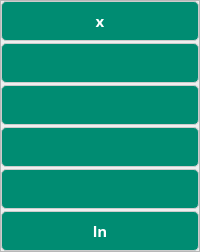
                 <widget class="QFrame" name="frame">
                  <property name="sizePolicy">
                   <sizepolicy hsizetype="Preferred" vsizetype="Expanding">
                    <horstretch>0</horstretch>
                    <verstretch>0</verstretch>
                   </sizepolicy>
                  </property>
                  <property name="styleSheet">
                   <string notr="true">QPushButton:hover {
background-color: rgb(170, 0, 0);
}</string>
                  </property>
                  <property name="frameShape">
                   <enum>QFrame::StyledPanel</enum>
                  </property>
                  <property name="frameShadow">
                   <enum>QFrame::Raised</enum>
                  </property>
                  <property name="lineWidth">
                   <number>1</number>
                  </property>
                  <layout class="QVBoxLayout" name="verticalLayout_2">
                   <property name="spacing">
                    <number>2</number>
                   </property>
                   <property name="sizeConstraint">
                    <enum>QLayout::SetDefaultConstraint</enum>
                   </property>
                   <property name="leftMargin">
                    <number>0</number>
                   </property>
                   <property name="topMargin">
                    <number>0</number>
                   </property>
                   <property name="rightMargin">
                    <number>0</number>
                   </property>
                   <property name="bottomMargin">
                    <number>0</number>
                   </property>
                   <item>
                    <widget class="QPushButton" name="btn_x">
                     <property name="sizePolicy">
                      <sizepolicy hsizetype="Minimum" vsizetype="Expanding">
                       <horstretch>0</horstretch>
                       <verstretch>0</verstretch>
                      </sizepolicy>
                     </property>
                     <property name="minimumSize">
                      <size>
                       <width>0</width>
                       <height>40</height>
                      </size>
                     </property>
                     <property name="maximumSize">
                      <size>
                       <width>16777215</width>
                       <height>16777215</height>
                      </size>
                     </property>
                     <property name="sizeIncrement">
                      <size>
                       <width>0</width>
                       <height>0</height>
                      </size>
                     </property>
                     <property name="font">
                      <font>
                       <family>Segoe UI Variable Text</family>
                       <pointsize>11</pointsize>
                       <weight>75</weight>
                       <bold>true</bold>
                      </font>
                     </property>
                     <property name="styleSheet">
                      <string notr="true">QPushButton {

background-color: #008C72;
border-radius: 5px;
border: 1px solid #CCCCCC;
color: #ffffff;

}

QPushButton:hover {
	
	background-color: #47AC99;
}</string>
                     </property>
                     <property name="text">
                      <string>x</string>
                     </property>
                     <property name="iconSize">
                      <size>
                       <width>20</width>
                       <height>20</height>
                      </size>
                     </property>
                    </widget>
                   </item>
                   <item>
                    <widget class="QPushButton" name="btn_squared">
                     <property name="sizePolicy">
                      <sizepolicy hsizetype="Minimum" vsizetype="Expanding">
                       <horstretch>0</horstretch>
                       <verstretch>0</verstretch>
                      </sizepolicy>
                     </property>
                     <property name="minimumSize">
                      <size>
                       <width>0</width>
                       <height>40</height>
                      </size>
                     </property>
                     <property name="maximumSize">
                      <size>
                       <width>16777215</width>
                       <height>16777215</height>
                      </size>
                     </property>
                     <property name="styleSheet">
                      <string notr="true">QPushButton {

background-color: #008C72;
border-radius: 5px;
border: 1px solid #CCCCCC;
color: #ffffff;

}

QPushButton:hover {
	
	background-color: #47AC99;
}</string>
                     </property>
                     <property name="text">
                      <string/>
                     </property>
                     <property name="icon">
                      <iconset>
                       <normaloff>media/squared.png</normaloff>media/squared.png</iconset>
                     </property>
                     <property name="iconSize">
                      <size>
                       <width>18</width>
                       <height>20</height>
                      </size>
                     </property>
                     <property name="flat">
                      <bool>false</bool>
                     </property>
                    </widget>
                   </item>
                   <item>
                    <widget class="QPushButton" name="btn_cubed">
                     <property name="sizePolicy">
                      <sizepolicy hsizetype="Minimum" vsizetype="Expanding">
                       <horstretch>0</horstretch>
                       <verstretch>0</verstretch>
                      </sizepolicy>
                     </property>
                     <property name="minimumSize">
                      <size>
                       <width>0</width>
                       <height>40</height>
                      </size>
                     </property>
                     <property name="styleSheet">
                      <string notr="true">QPushButton {

background-color: #008C72;
border-radius: 5px;
border: 1px solid #CCCCCC;
color: #ffffff;

}

QPushButton:hover {
	
	background-color: #47AC99;
}</string>
                     </property>
                     <property name="text">
                      <string/>
                     </property>
                     <property name="icon">
                      <iconset>
                       <normaloff>media/cubed.png</normaloff>media/cubed.png</iconset>
                     </property>
                     <property name="iconSize">
                      <size>
                       <width>18</width>
                       <height>20</height>
                      </size>
                     </property>
                    </widget>
                   </item>
                   <item>
                    <widget class="QPushButton" name="btn_elevar">
                     <property name="sizePolicy">
                      <sizepolicy hsizetype="Minimum" vsizetype="Expanding">
                       <horstretch>0</horstretch>
                       <verstretch>0</verstretch>
                      </sizepolicy>
                     </property>
                     <property name="minimumSize">
                      <size>
                       <width>0</width>
                       <height>40</height>
                      </size>
                     </property>
                     <property name="styleSheet">
                      <string notr="true">QPushButton {

background-color: #008C72;
border-radius: 5px;
border: 1px solid #CCCCCC;
color: #ffffff;

}

QPushButton:hover {
	
	background-color: #47AC99;
}</string>
                     </property>
                     <property name="text">
                      <string/>
                     </property>
                     <property name="icon">
                      <iconset>
                       <normaloff>media/xn.png</normaloff>media/xn.png</iconset>
                     </property>
                     <property name="iconSize">
                      <size>
                       <width>18</width>
                       <height>20</height>
                      </size>
                     </property>
                    </widget>
                   </item>
                   <item>
                    <widget class="QPushButton" name="btn_root">
                     <property name="sizePolicy">
                      <sizepolicy hsizetype="Minimum" vsizetype="Expanding">
                       <horstretch>0</horstretch>
                       <verstretch>0</verstretch>
                      </sizepolicy>
                     </property>
                     <property name="minimumSize">
                      <size>
                       <width>0</width>
                       <height>40</height>
                      </size>
                     </property>
                     <property name="font">
                      <font>
                       <family>Segoe UI Variable Text</family>
                       <weight>75</weight>
                       <bold>true</bold>
                      </font>
                     </property>
                     <property name="styleSheet">
                      <string notr="true">QPushButton {

background-color: #008C72;
border-radius: 5px;
border: 1px solid #CCCCCC;
color: #ffffff;

}

QPushButton:hover {
	
	background-color: #47AC99;
}</string>
                     </property>
                     <property name="text">
                      <string/>
                     </property>
                     <property name="icon">
                      <iconset>
                       <normaloff>media/root.png</normaloff>media/root.png</iconset>
                     </property>
                     <property name="iconSize">
                      <size>
                       <width>16</width>
                       <height>14</height>
                      </size>
                     </property>
                    </widget>
                   </item>
                   <item>
                    <widget class="QPushButton" name="btn_ln">
                     <property name="sizePolicy">
                      <sizepolicy hsizetype="Minimum" vsizetype="Expanding">
                       <horstretch>0</horstretch>
                       <verstretch>0</verstretch>
                      </sizepolicy>
                     </property>
                     <property name="minimumSize">
                      <size>
                       <width>0</width>
                       <height>40</height>
                      </size>
                     </property>
                     <property name="font">
                      <font>
                       <family>Segoe UI Variable Text</family>
                       <pointsize>11</pointsize>
                       <weight>75</weight>
                       <bold>true</bold>
                      </font>
                     </property>
                     <property name="styleSheet">
                      <string notr="true">QPushButton {

background-color: #008C72;
border-radius: 5px;
border: 1px solid #CCCCCC;
color: #ffffff;

}

QPushButton:hover {
	
	background-color: #47AC99;
}</string>
                     </property>
                     <property name="text">
                      <string>ln</string>
                     </property>
                     <property name="iconSize">
                      <size>
                       <width>18</width>
                       <height>20</height>
                      </size>
                     </property>
                    </widget>
                   </item>
                  </layout>
                 </widget>
